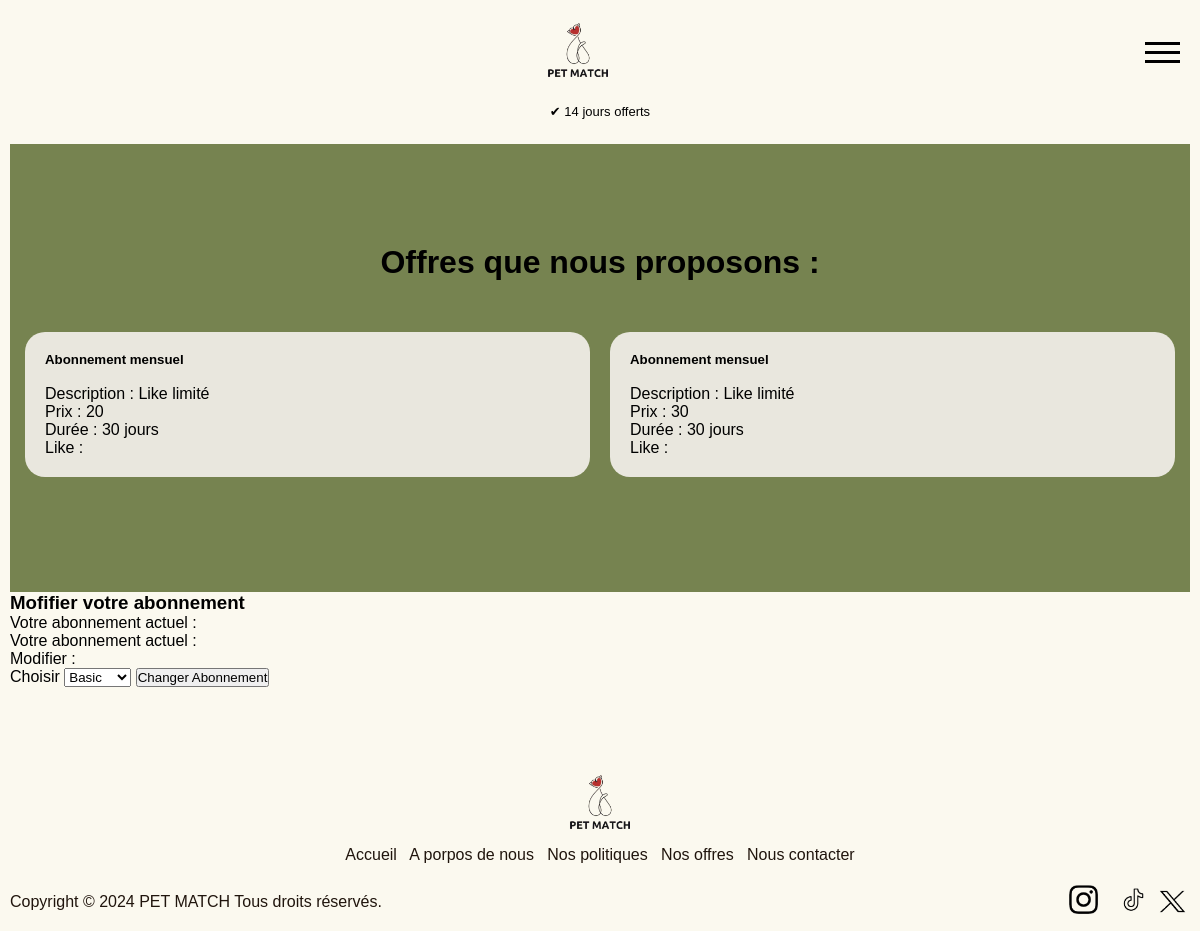
/user/change_subscription.php, run on the app's committed database.
### tables this page shows
CREATE TABLE subscription (
    id INTEGER PRIMARY KEY AUTOINCREMENT,
    description TEXT NOT NULL,
    name TEXT NOT NULL UNIQUE,
    price FLOAT NOT NULL,
    duration INTEGER NOT NULL,
    limited_like INTEGER NOT NULL DEFAULT 1,
    number_like INTEGER
);

### user/change_subscription.php (the view)
<?php include '../template/header.php'; ?>
<?php
    $pdo = new PDO('sqlite:../DB/my_database.db');
    $pdo->setAttribute(PDO::ATTR_ERRMODE, PDO::ERRMODE_EXCEPTION);
    $sql = "SELECT * FROM subscription";
    $stmt = $pdo->query($sql);
    $subcriptions = $stmt->fetchAll(PDO::FETCH_ASSOC);
?>
<div class="container" id="cards" style="height: min-content; padding: 100px 0;">
    <div class="center"><h1>Offres que nous proposons :</h1></div>
    <br><br>
    <div class="block">
        <?php
            if ($subcriptions) {
                foreach ($subcriptions as $subcription) {
                    echo "<div class='card'>
                            <h5>Abonnement mensuel".htmlspecialchars($subsiption['name'])."</h5>
                            <br>
                            <p>Description : ".htmlspecialchars($subcription['description'])."</p>
                            <p>Prix : ".htmlspecialchars($subcription['price'])."</p>
                            <p>Durée : ".htmlspecialchars($subcription['duration'])." jours</p>
                            <p>Like : ".htmlspecialchars($subcription['numer_like'])."</p>
                        </div>";
                }
            }
            else {
                echo "<div class='card'>
                    <p>aucun abonnement à proposer</p>
                    </div>";
            }
        ?>
    </div>
</div>
<div>
    <h3>Mofifier votre abonnement</h3>
    <?php
        echo "<p>Votre abonnement actuel : ".$_SESSION["subscription_name"]."</p>";
    ?>
    <p>Votre abonnement actuel :</p>
    <p>Modifier :</p>
    <form action="form/change_subF.php" method="POST">
        <label>Choisir</label>
        <select id="subscription" name="subscription">
            <?php
                if ($subcriptions) {
                    foreach ($subcriptions as $subcription) {
                        if ($subcription['name'] != $_SESSION["subscription_name"]) {
                            echo "<option value='" . htmlspecialchars($subcription['name'], ENT_QUOTES, 'UTF-8') . "'>" . htmlspecialchars($subcription['name'], ENT_QUOTES, 'UTF-8') . "</option>";
                        } else {
                            echo "<option value='" . htmlspecialchars($subcription['name'], ENT_QUOTES, 'UTF-8') . "' disabled>" . htmlspecialchars($subcription['name'], ENT_QUOTES, 'UTF-8') . "</option>";
                        }
                    }
                } else {
                    echo "<p>aucun abonnement actif</p>";
                }
            ?>
        </select>
        <button type="submit">Changer Abonnement</button>
    </form>
</div>
<?php include '../template/footer.php'; ?>

### css/style.css (style rules this page uses)
* { margin: 0; padding: 0; box-sizing: border-box; }
html { height: 100%; background-color: #FBF9EF; }
body { min-height: 100%; display: block; flex-direction: column; font-family: "Arial", Sans-serif; background-color: #FBF9EF; }
p { color : #000000; }
.center { width: 100%; text-align: center; }
.container { margin-top: 15px; display: flex; width: 100%; flex-direction: column; justify-content: space-between; align-items: center; height: min-content; }
.container h1 { color: black; }
.container#cards { background-color: #768350; width: 100%; padding: 10px; }
.block { display: flex; align-items: inherit; flex-wrap: wrap; width: 100%; justify-content: center; padding:5px; }
.card { width: calc(100%/2 - 20px); padding: 20px; margin: 10px; background-color: #E9E7DE; border-radius: 20px; }

### data on the page
subscription: description "Like limité", price "20", duration "30"
subscription: description "Like limité", price "30", duration "30"

### other printed values
form field subscription "Basic"
